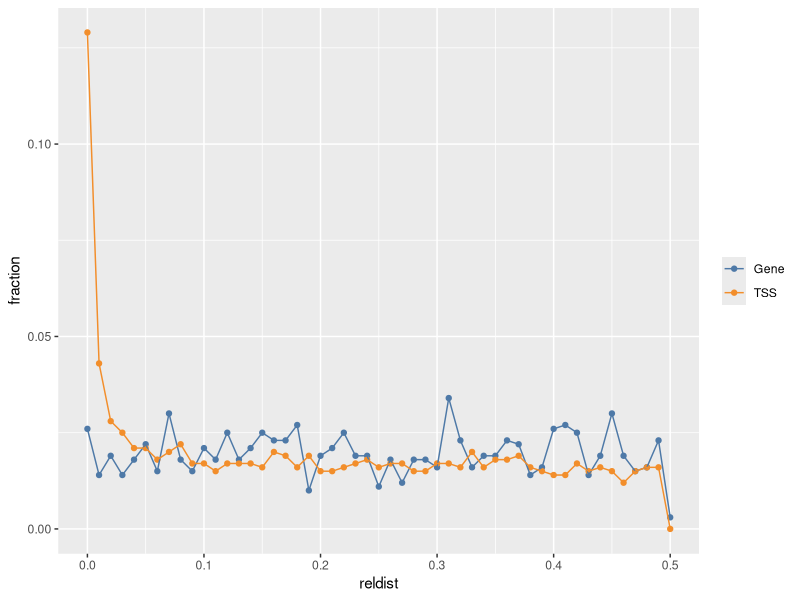
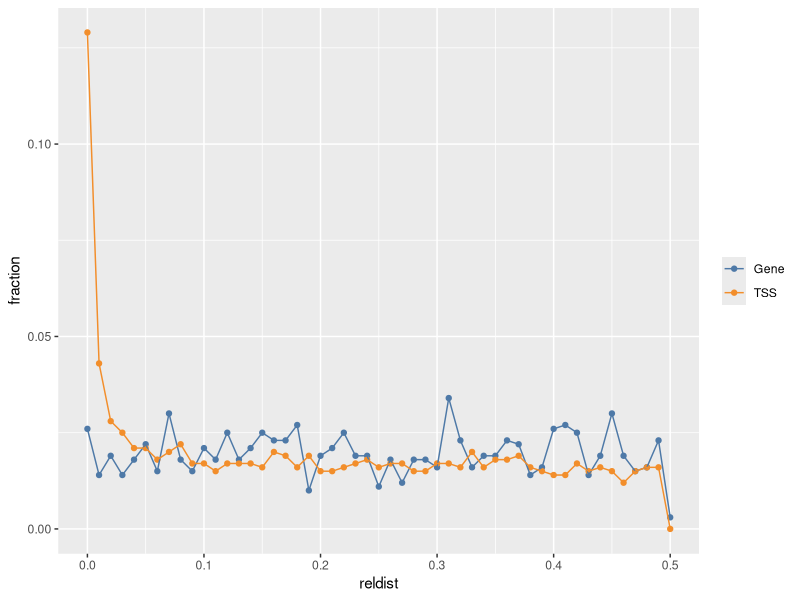

Reproduce these figures in R, in order.
library(readr)
library(ggplot2)
library(ggthemes)

genes <- read_tsv("GENES_TFBS_reldist.tsv")
genes$catagory <- rep("Gene", times = length(genes[,1]))
TSS <- read_tsv("TSS_TFBS_reldist.tsv")
TSS$catagory <- rep("TSS", times = length(genes[,1]))
data <- rbind(genes, TSS)

ggplot(data, aes(reldist, fraction, color = catagory)) + 
    geom_point() + geom_line() +
    labs(list(title = "Relative distance between trascription factor binding sites 
              and genes or transctiption start sites",
              x = "Relative Distance", y = "Frequency", color = "")) +
    theme(legend.title=element_blank()) +
    scale_color_tableau()

ggsave("reldist.png")